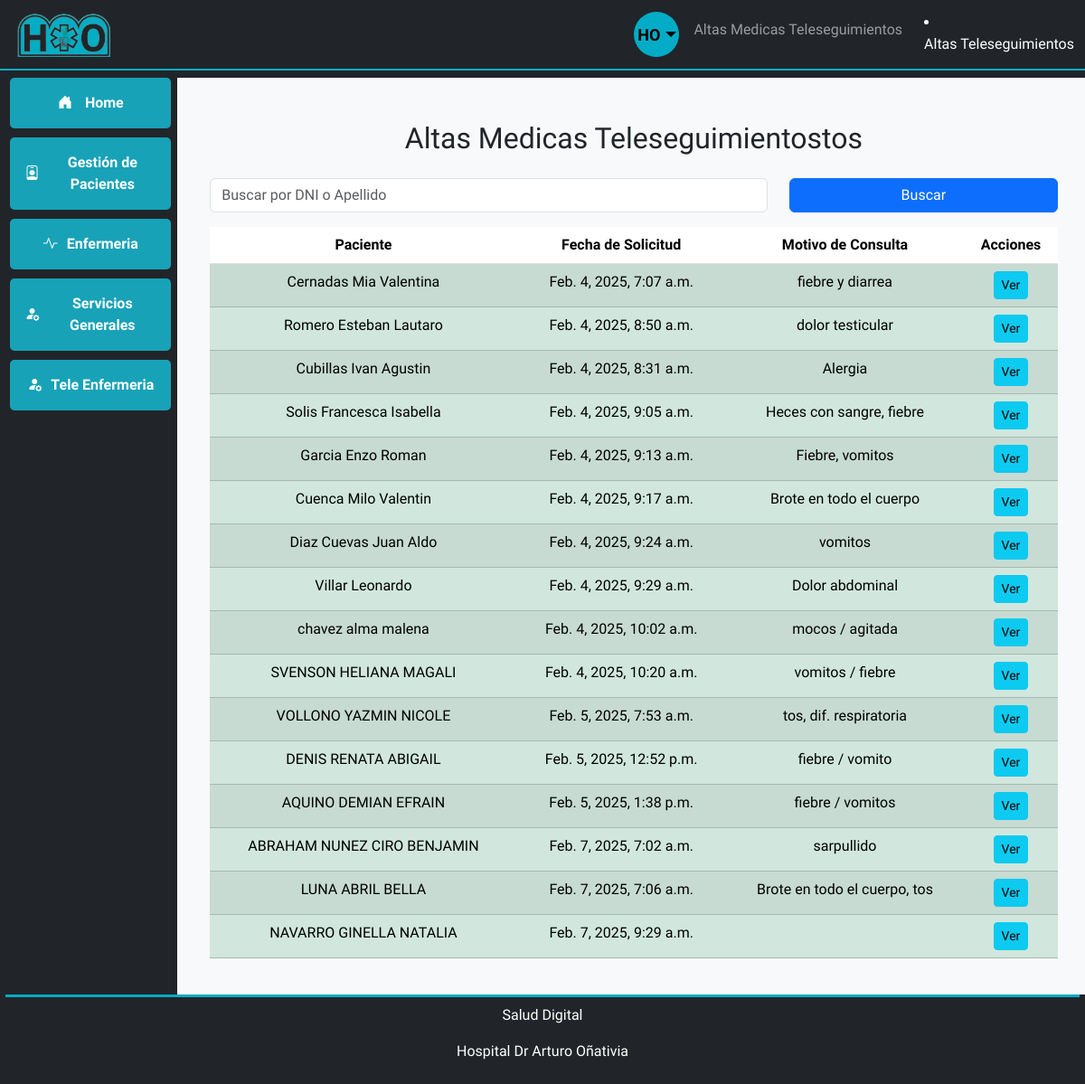
Screenshot of /altamedicateleseguimientos/ with the database file from the repository.
### teleenfermeria/models.py (models this page shows, shortened)
class Teleseguimiento(models.Model):
    id = models.AutoField(primary_key=True)
    paciente = models.ForeignKey(Paciente, on_delete=models.CASCADE)
    fecha_solicitud = models.DateTimeField(default=timezone.now)
    motivo_consulta = models.TextField(
        max_length=1000, blank=True, null=True, verbose_name="Motivo de consulta"
    )
    condicion = models.CharField(
        max_length=100,
        choices=[
            (" Alta Medica", " Alta Medica"),
            ("Alta Teleseguimiento", "Alta Teleseguimiento"),
            ("Otro", "Otro"),
        ],
        default="Otro",
    )
    consentimiento_seguimiento = models.CharField(
        max_length=100,
        choices=[
            ("Aceptado", "Aceptado"),
            ("Rechazado", "Rechazado"),
            ("En espera", "En espera"),
            ("Pasivo", "Pasivo"),
        ],
        default="en_espera",
    )
    estado = models.CharField(
        max_length=20,
        choices=[
            ("Derivado", "Derivado"),
            ("en_proceso", "En Proceso"),
            ("realizado", "Realizado"),
            ("no_realizado", "No Realizado"),
        ],
        default="Derivado",
    )
    diagnostico = models.TextField(max_length=1000, blank=True, null=True)
    medicaciones = models.ManyToManyField(Medicacion, blank=True)
    vacunas = models.CharField(
        max_length=28,
        choices=[
            ("completo", "Completo"),
            ("en_proceso", "En Proceso"),
            ("incompleto", "Incompleto"),
        ],
        default="En proceso",
    )
    agente = models.ForeignKey(
        User,
        on_delete=models.SET_NULL,
        null=True,
        blank=True,
    )

### pacientes/models.py (models this page shows, shortened)
class Paciente(models.Model):
    nombre_completo = models.CharField(max_length=255, null=True, blank=True)
    dni = models.CharField(max_length=15, unique=True, null=True, blank= True,default="Sin Dni")
    fecha_nacimiento = models.DateField()
    domicilio = models.CharField(max_length=255, null=True, blank=True)
    localidad = models.CharField(max_length=100, null=True, blank=True)
    telefono = models.CharField(max_length=20)
    telefono2 = models.CharField(max_length=20, null=True, blank=True, default="-")
    obra_social = models.CharField(max_length=100, null=True, blank=True, default="sin Datos")
    fecha_ingreso = models.DateField(default=timezone.now)
    diagnostico = models.CharField(max_length=255, null=True, blank=True)
    causa_externa = models.CharField(max_length=255, null=True, blank=True)  # Solo para pediatría/guardia
    arm = models.BooleanField(default=False)  # Si necesita asistencia respiratoria
    tipo_egreso = models.CharField(max_length=50, null=True, blank=True)  # Alta, Derivado, etc.
    fecha_egreso = models.DateField(null=True, blank=True)
    nombre_tutor = models.CharField(max_length=255, null=True, blank=True)
    dni_tutor = models.CharField(max_length=15, null=True, blank=True)
    historia_clinica = models.CharField(max_length=50, null=True, blank=True)
    pases = models.CharField(max_length=255, null=True, blank=True)  # Detalle de los pases
    fecha_pase = models.DateField(null=True, blank=True)

### teleenfermeria/views.py (the view)
def altasmedicasseguimientos(request):
    teleseguimientos = Teleseguimiento.objects.filter(condicion=" Alta Medica")
    query = request.GET.get("q")
    teleseguimientos = buscar_teleseguimiento(query, teleseguimientos)
    return render(
        request,
        "teleenfermeria/teleseguimientos_de_alta_medica.html",
        {"teleseguimientos": teleseguimientos},
    )

### teleenfermeria/views.py (called while the page is built)
def buscar_teleseguimiento(query, queryset):
    if query:
        queryset = queryset.filter(
            Q(paciente__nombre_completo__icontains=query)
            | Q(paciente__dni__icontains=query)
        )
    return queryset

### teleenfermeria/templates/teleenfermeria/teleseguimientos_de_alta_medica.html (shortened to what this page needs)
{% extends "base.html" %}  {% block main_content %}
<div class="container mt-4">
  <h2 class="mb-4">Altas Medicas Teleseguimientostos</h2>
  <form method="GET" action="{% url 'teleenfermeria:altasmedicasseguimientos' %}">
    <div class="row mb-3">
      <div class="col-md-8">
        <input
          type="text"
          name="q"
          class="form-control"
          placeholder="Buscar por DNI o Apellido"
          value="{{ query|default:'' }}"
        />
      </div>
      <div class="col-md-4">
        <button class="btn btn-primary w-100" type="submit">Buscar</button>
      </div>
    </div>
  </form>
  <div class="row">
    <div class="col-12">
      <div class="table-responsive">
        <table class="table table-striped">
          <thead>
            <tr>
              <th>Paciente</th>
              <th>Fecha de Solicitud</th>
              <th>Motivo de Consulta</th>
              <th>Acciones</th>
            </tr>
          </thead>
          <tbody>
            {% for teleseguimiento in teleseguimientos %}
            <tr
              class="{% if teleseguimiento.tiempo_espera and teleseguimiento.tiempo_espera.days >= 7 %}table-danger{% elif teleseguimiento.tiempo_espera and teleseguimiento.tiempo_espera.days >= 3 %}table-warning{% else %}table-success{% endif %}"
            >
              <td>{{ teleseguimiento.paciente.nombre_completo }}</td>
              <td>
                {{ teleseguimiento.fecha_solicitud|default_if_none:"Sin Datos"}}
              </td>
              <td>{{ teleseguimiento.motivo_consulta }}</td>
              <td>
                <a
                  href="{% url 'teleenfermeria:detalleteleseguimiento' teleseguimiento.id %}"
                  class="btn btn-info btn-sm"
                  >Ver</a
                >
              </td>
            </tr>
            {% endfor %}
          </tbody>
        </table>
      </div>
    </div>
  </div>
</div>
{% endblock %}

### static/css/style.css (style rules this page uses)
html, body { height: 100%; margin: 0.2rem; font-family: "Roboto Condensed", sans-serif; }
body { display: flex; flex-direction: column; }

### rows the page displays
Teleseguimiento: paciente.nombre_completo "Cernadas Mia Valentina", fecha_solicitud "Feb. 4, 2025, 7:07 a.m.", motivo_consulta "fiebre y diarrea"
Teleseguimiento: paciente.nombre_completo "Romero Esteban Lautaro", fecha_solicitud "Feb. 4, 2025, 8:50 a.m.", motivo_consulta "dolor testicular"
Teleseguimiento: paciente.nombre_completo "Cubillas Ivan Agustin", fecha_solicitud "Feb. 4, 2025, 8:31 a.m.", motivo_consulta "Alergia"
Teleseguimiento: paciente.nombre_completo "Solis Francesca Isabella", fecha_solicitud "Feb. 4, 2025, 9:05 a.m.", motivo_consulta "Heces con sangre, fiebre"
Teleseguimiento: paciente.nombre_completo "Garcia Enzo Roman", fecha_solicitud "Feb. 4, 2025, 9:13 a.m.", motivo_consulta "Fiebre, vomitos"
Teleseguimiento: paciente.nombre_completo "Cuenca Milo Valentin", fecha_solicitud "Feb. 4, 2025, 9:17 a.m.", motivo_consulta "Brote en todo el cuerpo"
Teleseguimiento: paciente.nombre_completo "Diaz Cuevas Juan Aldo", fecha_solicitud "Feb. 4, 2025, 9:24 a.m.", motivo_consulta "vomitos"
Teleseguimiento: paciente.nombre_completo "Villar Leonardo", fecha_solicitud "Feb. 4, 2025, 9:29 a.m.", motivo_consulta "Dolor abdominal"
Teleseguimiento: paciente.nombre_completo "chavez alma malena", fecha_solicitud "Feb. 4, 2025, 10:02 a.m.", motivo_consulta "mocos / agitada"
Teleseguimiento: paciente.nombre_completo "SVENSON HELIANA MAGALI", fecha_solicitud "Feb. 4, 2025, 10:20 a.m.", motivo_consulta "vomitos / fiebre"
Teleseguimiento: paciente.nombre_completo "VOLLONO YAZMIN NICOLE", fecha_solicitud "Feb. 5, 2025, 7:53 a.m.", motivo_consulta "tos, dif. respiratoria"
Teleseguimiento: paciente.nombre_completo "DENIS RENATA ABIGAIL", fecha_solicitud "Feb. 5, 2025, 12:52 p.m.", motivo_consulta "fiebre / vomito"
Teleseguimiento: paciente.nombre_completo "AQUINO DEMIAN EFRAIN", fecha_solicitud "Feb. 5, 2025, 1:38 p.m.", motivo_consulta "fiebre / vomitos"
Teleseguimiento: paciente.nombre_completo "ABRAHAM NUNEZ CIRO BENJAMIN", fecha_solicitud "Feb. 7, 2025, 7:02 a.m.", motivo_consulta "sarpullido"
Teleseguimiento: paciente.nombre_completo "LUNA ABRIL BELLA", fecha_solicitud "Feb. 7, 2025, 7:06 a.m.", motivo_consulta "Brote en todo el cuerpo, tos"
Teleseguimiento: paciente.nombre_completo "NAVARRO GINELLA NATALIA", fecha_solicitud "Feb. 7, 2025, 9:29 a.m."
